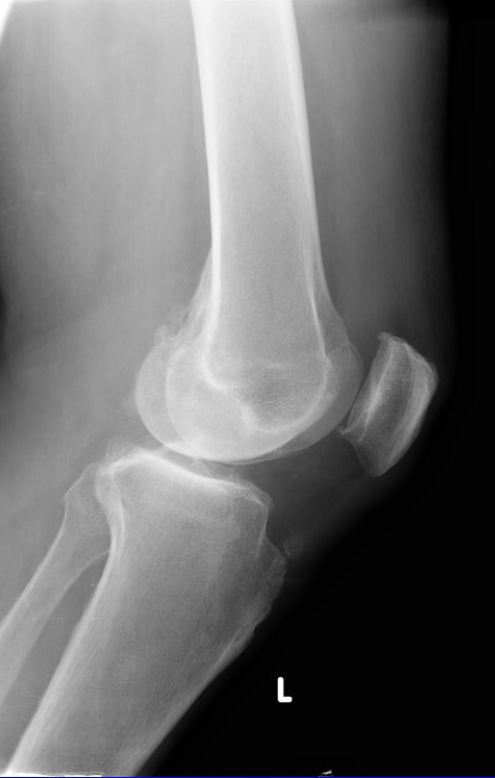
#> input picture temppublic/Original.png, 495 x 778 px; its folder holds only this picture in this run
$ python -i ap_debug_render.py   (imports and definitions only)
#> lines starting #> are read from the running program, lines starting #| are printed output that depends on the picture; after the words box and inside, x2 and y2 are one past the last pixel; in counts of white or black regions, pixels touching at a corner belong together
# ============================================================
# IMPORTS
# ============================================================

import os
import cv2
import numpy as np
import json
import csv
import re
import glob
from datetime import datetime

import pydicom
from pydicom.errors import InvalidDicomError
from ultralytics import YOLO


# ============================================================
# AP Knee Overlay (Tibia + Femur SVG) — AUTO-FIT TO OUTLINES
# v2.1 — LANDMARK WIDTH FIX
#
# TIBIA: width measured in tight top band (~5%)
# FEMUR: width measured in tight bottom band (~10%)
# Clean ASCII labels
# Diagnostic width print (px + mm)
# ============================================================


# ============================================================
# OUTPUT MODE
# ============================================================

_CLEAN_MODE = True   # True = clean overlay only


# ============================================================
# YOLO CLASS IDS
# ============================================================

CLASS_FEMUR = 0
CLASS_TIBIA = 1


# ============================================================
# PATH + MODEL INITIALIZATION (FASTAPI SAFE)
# ============================================================

# Current file: Website/ai/ap_debug_render.py
AI_DIR = os.path.dirname(os.path.abspath(__file__))      # Website/ai
WEBSITE_DIR = os.path.dirname(AI_DIR)                    # Website root

# --- Model path ---
MODEL_PATH = os.path.join(WEBSITE_DIR, "AP_v5.pt")

# [2 lines not run here, left out]

# [1 line that did not run here, left out]

# --- Output directory (Website/outputs) ---
OUT_DIR = os.path.join(WEBSITE_DIR, "outputs")
# [1 line not run here, left out]

# --- Optional DICOM directory (if used) ---
DICOM_DIR = os.path.join(WEBSITE_DIR, "dicoms")

# --- SVG directory (inside ai folder) ---
SVG_DIR = os.path.join(AI_DIR, "implants_svg")

# [2 lines not run here, left out]


MAX_IMAGES_TO_PROCESS = 50

OUTLINE_THICKNESS = 6
DRAW_RAW_POLYS = False

# -----------------------------
# Tibia geometry
# -----------------------------
TIBIA_PLATEAU_BAND_FRAC = 0.07
PLATEAU_ENVELOPE_BINS = 40
PLATEAU_TRIM_FRAC = 0.20
PLATEAU_ANGLE_MAX_DEG = 3.0
TIBIA_TRAY_CLEARANCE_PX = 2
TIBIA_TOP_MARGIN_PX = 2
TIBIA_TOP_MAX_PUSH_DOWN_PX = 12

TIBIA_SIZING_BAND_TOP_FRAC = 0.00
TIBIA_SIZING_BAND_BOT_FRAC = 0.05

FEMUR_SIZING_BAND_TOP_FRAC = 0.90
FEMUR_SIZING_BAND_BOT_FRAC = 1.00

FEMUR_MIN_CONDYLE_MM = 55.0

# -----------------------------
# Femur geometry
# -----------------------------
FEMUR_ROT_MAX_DEG = 3.0
MIN_JOINT_GAP_FRAC = 0.12
FEMUR_EXTRA_GAP_PX = 18
FEMUR_TOP_MARGIN_PX = 2

# -----------------------------
# Measurement panel
# -----------------------------
MEAS_FONT_SCALE = 1.25
MEAS_THICKNESS  = 3
MEAS_PADDING    = 14
MEAS_LINE_GAP   = 12
MEAS_ALPHA      = 0.70

TIBIA_BONE_TO_IMPLANT_RATIO = 0.92
TIBIAL_SIZE_BINS = [
    ("A",  0.0,   59.25),
    ("B",  59.25, 62.30),
    ("C",  62.30, 65.40),
    ("D",  65.40, 69.00),
    ("E",  69.00, 73.05),
    ("F",  73.05, 77.05),
    ("G",  77.05, 81.00),
    ("H",  81.00, 85.55),
    ("I",  85.55, 999.0),
]

FEMUR_BONE_TO_IMPLANT_RATIO = 0.95
FEMUR_SIZE_BINS = [
    ("3",   0.0,   63.40),
    ("4",  63.40,  65.15),
    ("5",  65.15,  66.90),
    ("6",  66.90,  68.65),
    ("7",  68.65,  70.40),
    ("8",  70.40,  72.15),
    ("9",  72.15,  73.90),
    ("10", 73.90,  75.65),
    ("11", 75.65,  77.00),
    ("12", 77.00, 999.0),
]

TIBIA_SVG_FILENAME = "tibial_tray_ap.svg"
FEMUR_SVG_FILENAME = "femur_component_ap.svg"


# ============================================================
# Size mapping helpers
# ============================================================
# [91 lines left out: functions size_range_from_width, load_yolo_seg_polygons, polygon_to_mask, largest_contour, contour_centroid, outline_width_from_contour and 1 more, not called in this run]


def clamp_deg(x, lim):
    return max(-lim, min(lim, float(x)))


# [12 lines left out: function clamp_tray_not_too_low, not called in this run]


def find_dicom_for_uid(uid):
    exact = os.path.join(DICOM_DIR, uid + ".dcm")
    if os.path.exists(exact):
        return exact
    matches = glob.glob(os.path.join(DICOM_DIR, uid + "*.dcm"))
    return matches[0] if matches else None


def load_pixel_spacing_mm(dicom_path, png_w=None, png_h=None):
    ds = pydicom.dcmread(dicom_path, stop_before_pixels=True, force=True)
    ps = getattr(ds, "PixelSpacing", None)
    if ps is None or len(ps) < 2:
        ps = getattr(ds, "ImagerPixelSpacing", None)
    if ps is None or len(ps) < 2:
        raise RuntimeError("DICOM missing PixelSpacing/ImagerPixelSpacing")
    dicom_y_mm = float(ps[0])
    dicom_x_mm = float(ps[1])
    dicom_cols = float(getattr(ds, "Columns", 0) or 0)
    dicom_rows = float(getattr(ds, "Rows", 0) or 0)
    if png_w and png_w > 0 and dicom_cols > 0:
        dicom_x_mm *= (dicom_cols / float(png_w))
    if png_h and png_h > 0 and dicom_rows > 0:
        dicom_y_mm *= (dicom_rows / float(png_h))
    return dicom_x_mm, dicom_y_mm


# [292 lines left out: functions clamp_femur_not_below_joint, tibia_plateau_ml_width, femur_condylar_ml_width, plateau_segment_from_tibia_contour, tibia_top_envelope_y, clamp_points_below_tibia_top and 6 more, not called in this run]


def rescale_points_about_center(pts_px, center_px, scale):
    c = np.array([float(center_px[0]), float(center_px[1])], dtype=np.float32)
    return c + float(scale) * (pts_px - c)


# [13 lines left out: function auto_fit_svg_to_outline_width, not called in this run]


# ============================================================
# Drawing + measurement panel
# ============================================================
def draw_polygon_outline(img, pts_px, color, thickness):
    poly = np.int32(pts_px).reshape(-1, 1, 2)
    cv2.polylines(img, [poly], isClosed=True, color=color, thickness=thickness)


# [6 lines left out: function draw_filled_polygon, not called in this run]


def draw_measurement_panel_top_only(img, lines):
    if not lines:
        return
    font = cv2.FONT_HERSHEY_SIMPLEX
    scale = MEAS_FONT_SCALE; thick = MEAS_THICKNESS
    pad = MEAS_PADDING; gap = MEAS_LINE_GAP
    sizes = [cv2.getTextSize(t, font, scale, thick)[0] for t in lines]
    max_w = max(w for (w, h) in sizes)
    line_h = max(h for (w, h) in sizes)
    block_w = max_w + 2 * pad
    block_h = len(lines) * (line_h + gap) + 2 * pad - gap
    H, W = img.shape[:2]
    x0, y0 = 20, 20
    x1 = min(W - 1, x0 + block_w); y1 = min(H - 1, y0 + block_h)
    overlay = img.copy()
    cv2.rectangle(overlay, (x0, y0), (x1, y1), (0, 0, 0), -1)
    cv2.addWeighted(overlay, MEAS_ALPHA, img, 1 - MEAS_ALPHA, 0, img)
    y = y0 + pad + line_h
    for t in lines:
        cv2.putText(img, t, (x0 + pad, y), font, scale, (255, 255, 255), thick, cv2.LINE_AA)
        y += line_h + gap


# ============================================================
# Logging
# ============================================================
# [13 lines left out: function append_transform_records, not called in this run]


# ============================================================
# Core renderer
# ============================================================
def render_one(image_path, label_path=None, out_path=None, debug=True):
    # -------------------------------------------------------
    # Load image safely
    # -------------------------------------------------------
#> called with image_path = '../temppublic/Original.png', debug = True
    data = np.fromfile(image_path, dtype=np.uint8)
    img = cv2.imdecode(data, cv2.IMREAD_COLOR)
#> img is the input picture: shape (778, 495, 3); mean B, G, R 107.1, 106.8, 106.8
    if img is None:
        raise RuntimeError(f"Could not read image: {image_path}")

    h, w = img.shape[:2]
#> h = 778; w = 495
    qc = []
    uid = os.path.splitext(os.path.basename(image_path))[0]

    # -------------------------------------------------------
    # Load segmentation polygons
    # -------------------------------------------------------
    polys = []

    try:
        results = model(image_path)[0]

        if results.masks is None:
            qc.append("no_masks_detected")
        else:
            for seg, cls in zip(results.masks.xy, results.boxes.cls):
                pts = np.array(seg, dtype=np.int32)
                polys.append((int(cls), pts))

    except Exception as e:
        qc.append("yolo_inference_fail:" + str(e).replace("\n", " "))

    # -------------------------------------------------------
    # Load DICOM pixel spacing
    # -------------------------------------------------------
    x_mm_per_px = None
    dicom_path = None

    try:
        dicom_path = find_dicom_for_uid(uid)
    except Exception:
        dicom_path = None

    if dicom_path:
        try:
            x_mm_per_px, _ = load_pixel_spacing_mm(
                dicom_path,
                png_w=w,
                png_h=h
            )
        except Exception as e:
            qc.append("dicom_spacing_fail:" + str(e).replace("\n", " "))
    else:
        qc.append("missing_dicom")

    # -------------------------------------------------------
    # Initialize record
    # -------------------------------------------------------
    record = {
        "uid": uid,
        "timestamp": datetime.now().isoformat(timespec="seconds"),
        "qc_flags": "",
        "tibia_size_min": "",
        "tibia_size_max": "",
        "tibia_size_confidence": "",
        "femur_size_min": "",
        "femur_size_max": "",
        "femur_size_confidence": "",
        "tibia_ml_px": "",
        "tibia_ml_mm": "",
        "femur_ml_px": "",
        "femur_ml_mm": "",
        "x_mm_per_px": x_mm_per_px if x_mm_per_px else "",
    }

    # -------------------------------------------------------
    # Extract contours
    # -------------------------------------------------------
    tib_cnt = None
    fem_cnt = None

    tibia_polys = [p for (cls, p) in polys if cls == CLASS_TIBIA]
    femur_polys = [p for (cls, p) in polys if cls == CLASS_FEMUR]

    if tibia_polys:
        tib = max(tibia_polys, key=lambda p: cv2.contourArea(p))
        tib_cnt = largest_contour(polygon_to_mask(tib, h, w))
        if tib_cnt is None:
            qc.append("tibia_no_contour")
    else:
        qc.append("missing_tibia")

    if femur_polys:
        fem = max(femur_polys, key=lambda p: cv2.contourArea(p))
        fem_cnt = largest_contour(polygon_to_mask(fem, h, w))
        if fem_cnt is None:
            qc.append("femur_no_contour")
    else:
        qc.append("missing_femur")

    # -------------------------------------------------------
    # Auto swap
    # -------------------------------------------------------
    if tib_cnt is not None and fem_cnt is not None:
        tib_c = contour_centroid(tib_cnt)
        fem_c = contour_centroid(fem_cnt)
        if tib_c and fem_c and tib_c[1] < fem_c[1]:
            tib_cnt, fem_cnt = fem_cnt, tib_cnt
            qc.append("warn:auto_swapped_femur_tibia")

    # -------------------------------------------------------
    # Debug outlines
    # -------------------------------------------------------
    if debug:
        if DRAW_RAW_POLYS:
            for cls, pts in polys:
                cv2.polylines(img, [pts], True, (0, 255, 255), 2)

        if tib_cnt is not None:
            cv2.drawContours(img, [tib_cnt], -1, (0, 255, 0), 3)

        if fem_cnt is not None:
            cv2.drawContours(img, [fem_cnt], -1, (0, 165, 255), 3)

    # -------------------------------------------------------
    # TIBIA
    # -------------------------------------------------------
    tib_ok = False
    tib_plateau_ang = 0.0
    tib_plateau_y = 0.0
    tib_outline_w = 0.0

    if tib_cnt is not None:
        tib_c = contour_centroid(tib_cnt)

        if tib_c is None:
            qc.append("tibia_centroid_fail")
        else:
            txL_fit, txR_fit, tib_sizing_w = tibia_plateau_ml_width(tib_cnt)

            tib_ys = tib_cnt[:, 0, 1].astype(np.float32)
            tib_ymin = float(np.min(tib_ys))
            tib_ymax = float(np.max(tib_ys))
            tib_h = max(1.0, tib_ymax - tib_ymin)

            txL_fit, txR_fit, tib_outline_w = width_from_contour_y_band(
                tib_cnt,
                tib_ymin,
                tib_ymin + 0.20 * tib_h,
                trim_frac=0.06
            )

            tib_ml_mm = None
            if x_mm_per_px:
                tib_ml_mm = tib_sizing_w * x_mm_per_px * TIBIA_BONE_TO_IMPLANT_RATIO

            record["tibia_ml_px"] = round(tib_sizing_w, 1)
            record["tibia_ml_mm"] = round(tib_ml_mm, 1) if tib_ml_mm else ""

            pl, pr, tib_plateau_ang, tib_plateau_y = plateau_segment_from_tibia_contour(
                tib_cnt,
                TIBIA_PLATEAU_BAND_FRAC
            )

            if debug:
                cv2.line(img, pl, pr, (0, 0, 0), 4, cv2.LINE_AA)
                cv2.line(img, pl, pr, (0, 255, 255), 2, cv2.LINE_AA)

            qc_flags_str = "|".join(qc) if qc else "OK"

            if tib_ml_mm:
                tmin, tmax, tconf = size_range_from_width(
                    tib_ml_mm,
                    TIBIAL_SIZE_BINS,
                    qc_flags_str
                )
            else:
                tmin, tmax, tconf = "", "", "low"

            record["tibia_size_min"] = tmin
            record["tibia_size_max"] = tmax
            record["tibia_size_confidence"] = tconf

            tib_outline_cx = 0.5 * (txL_fit + txR_fit)
            tib_seat = (int(tib_outline_cx), int(tib_plateau_y))

            try:
                tib_svg_path = find_svg_path(TIBIA_SVG_FILENAME)
                tib_pts_norm = load_svg_points_normalized(tib_svg_path)

                tib_pts_px = transform_norm_points_to_pixels(
                    tib_pts_norm,
                    tib_seat,
                    tib_outline_w,
                    tib_plateau_ang
                )

                tib_pts_px, tib_seat = auto_fit_svg_to_outline_width(
                    tib_pts_px,
                    tib_seat,
                    txL_fit,
                    txR_fit
                )

                tib_pts_px, _ = clamp_points_below_tibia_top(tib_cnt, tib_pts_px)
                tib_pts_px, _ = clamp_tray_not_too_low(tib_cnt, tib_pts_px)

                if not debug:
                    draw_filled_polygon(img, tib_pts_px, (255, 100, 60), 0.22)

                draw_polygon_outline(img, tib_pts_px, (0, 0, 255), OUTLINE_THICKNESS)

                tib_ok = True

            except Exception as e:
                qc.append("tibia_svg_fail:" + str(e).replace("\n", " "))

    # -------------------------------------------------------
    # FEMUR
    # -------------------------------------------------------
    if fem_cnt is not None and tib_ok:

        fxL_fit, fxR_fit, fem_sizing_w = femur_condylar_ml_width(fem_cnt)

        fem_ml_mm = None
        if x_mm_per_px:
            fem_ml_mm = fem_sizing_w * x_mm_per_px * FEMUR_BONE_TO_IMPLANT_RATIO

        record["femur_ml_px"] = round(fem_sizing_w, 1)
        record["femur_ml_mm"] = round(fem_ml_mm, 1) if fem_ml_mm else ""

        fem_outline_cx = 0.5 * (fxL_fit + fxR_fit)
        fem_angle = clamp_deg(tib_plateau_ang, FEMUR_ROT_MAX_DEG)
        fem_seat = (int(fem_outline_cx), int(np.max(fem_cnt[:, 0, 1])))

        qc_flags_str = "|".join(qc) if qc else "OK"

        if fem_ml_mm:
            fmin, fmax, fconf = size_range_from_width(
                fem_ml_mm,
                FEMUR_SIZE_BINS,
                qc_flags_str
            )
        else:
            fmin, fmax, fconf = "", "", "low"

        record["femur_size_min"] = fmin
        record["femur_size_max"] = fmax
        record["femur_size_confidence"] = fconf

        try:
            fem_svg_path = find_svg_path(FEMUR_SVG_FILENAME)
            fem_pts_norm = load_svg_points_normalized(fem_svg_path)

            fem_pts_px = transform_norm_points_to_pixels(
                fem_pts_norm,
                fem_seat,
                float(fxR_fit - fxL_fit),
                fem_angle
            )

            fem_pts_px, fem_seat = auto_fit_svg_to_outline_width(
                fem_pts_px,
                fem_seat,
                fxL_fit,
                fxR_fit
            )

            if not debug:
                draw_filled_polygon(img, fem_pts_px, (255, 0, 255), 0.22)

            draw_polygon_outline(img, fem_pts_px, (255, 0, 255), OUTLINE_THICKNESS)

        except Exception as e:
            qc.append("femur_svg_fail:" + str(e).replace("\n", " "))

    # -------------------------------------------------------
    # FINAL PANEL + SAVE
    # -------------------------------------------------------
    record["qc_flags"] = "|".join(qc) if qc else "OK"

    lines = [
        f"TIBIA SIZE: {record['tibia_size_min']}-{record['tibia_size_max']} "
        f"({record['tibia_size_confidence']})"
        if record["tibia_size_min"] else "TIBIA SIZE: --",

        f"FEMUR SIZE: {record['femur_size_min']}-{record['femur_size_max']} "
        f"({record['femur_size_confidence']})"
        if record["femur_size_min"] else "FEMUR SIZE: --",
    ]

    draw_measurement_panel_top_only(img, lines)
#> in draw_measurement_panel_top_only, `cv2.rectangle(overlay, (x0, y0), (x1, y1), (0, 0, 0), -1)`:
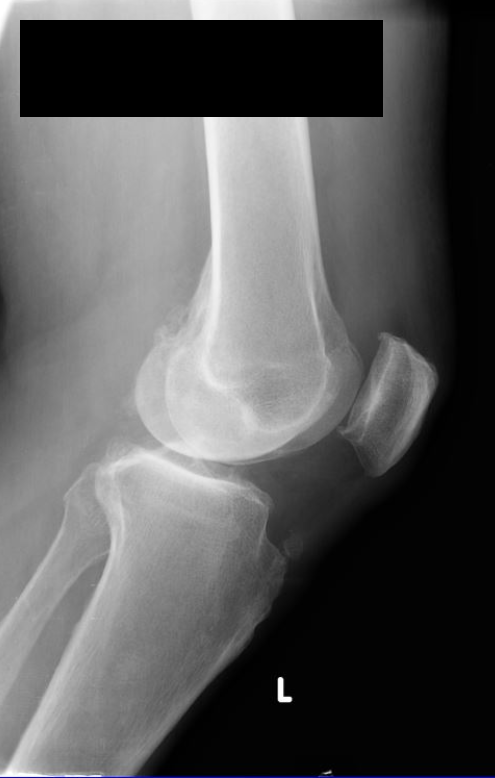
#> overlay: shape (778, 495, 3); 9.14% of pixels changed, all inside (x1, y1, x2, y2) = (20, 20, 383, 117)
#> in draw_measurement_panel_top_only, `cv2.addWeighted(overlay, MEAS_ALPHA, img, 1 - MEAS_ALPHA, 0, img)`:
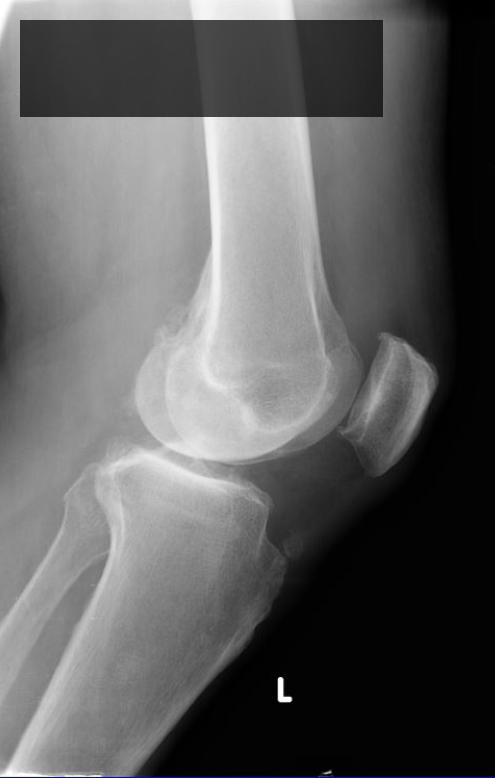
#> img: shape (778, 495, 3); 9.14% of pixels changed, all inside (x1, y1, x2, y2) = (20, 20, 383, 117)
#> after the loop in draw_measurement_panel_top_only, `for t in lines:`:
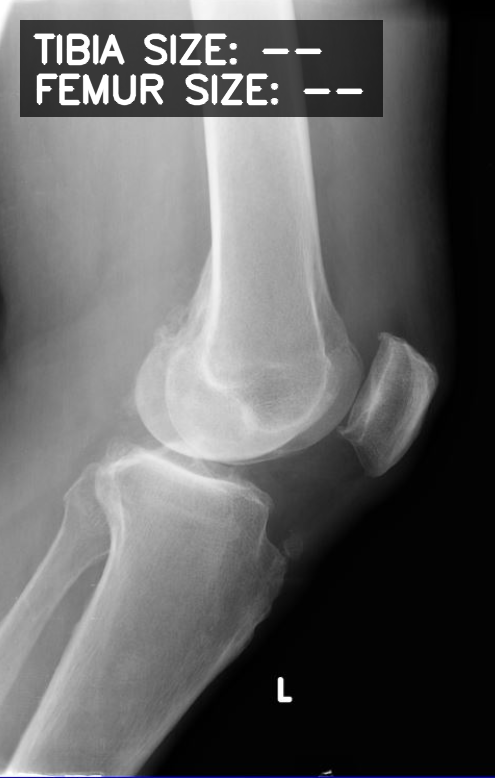
#> img: shape (778, 495, 3); 2.24% of pixels changed, all inside (x1, y1, x2, y2) = (32, 33, 364, 106)
#> after the loop in draw_measurement_panel_top_only, `for t in lines:`: y = 142

    if out_path:
        os.makedirs(os.path.dirname(out_path), exist_ok=True)
        cv2.imwrite(out_path, img)

    return record

>>> result = render_one('../temppublic/Original.png')
